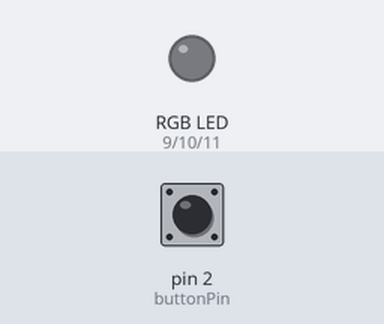
A sketch run on a simulated Arduino Uno, built with avr-gcc and run on an emulated ATmega328P. Parts: an RGB LED mixed from three pins (HIGH = lit). The test bench sets the inputs (shaded band); at power-on: pin 2 (buttonPin) HIGH. Dim RGB values are drawn brighter than linear; random numbers use the default seed unless the sketch sets one.

Above: at 1.2 s.
1.3 s: pin 2 (buttonPin) pulled LOW for 3.2 s
At 5.5 s:
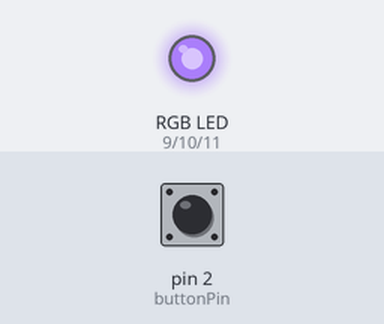
6.0 s: pin 2 (buttonPin) pulled LOW for 0.15 s
At 6.7 s:
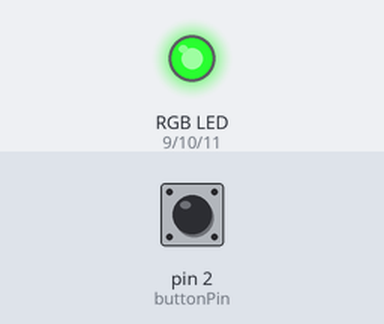
7.6 s: pin 2 (buttonPin) pulled LOW for 1 s
At 9.5 s:
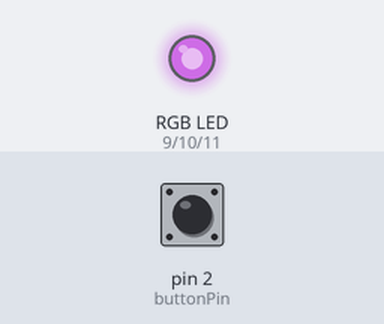
10.1 s: pin 2 (buttonPin) pulled LOW for 0.15 s
At 11.0 s:
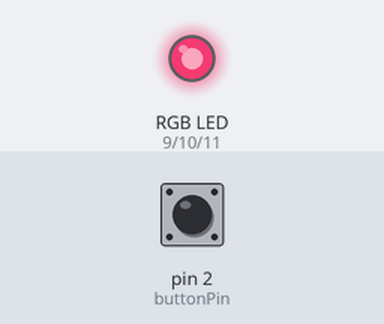
11.7 s: pin 2 (buttonPin) pulled LOW for 0.15 s
At 12.2 s:
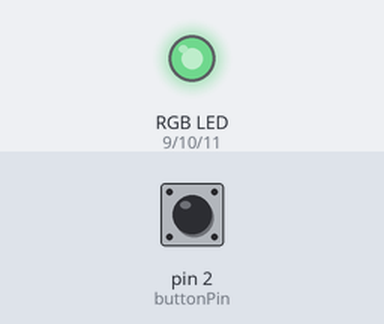
13.3 s: pin 2 (buttonPin) pulled LOW for 1 s
At 15.0 s:
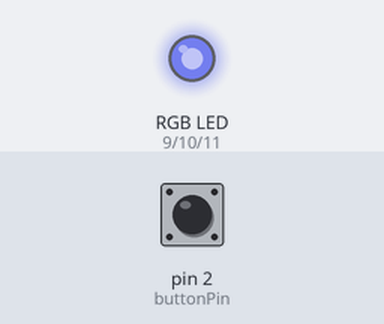
Timing chart, 0 to 16.5 s (numbered marks = the images above; inputs shaded):
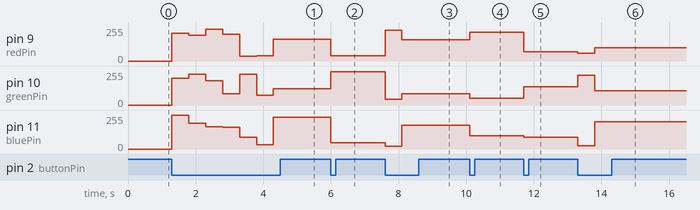

Measured:
- after the input at 6.0 s, pin 9 (redPin): 163/255 → 41/255 at once; pin 10 (greenPin): 121/255 → 251/255 at once; pin 11 (bluePin): 240/255 → 47/255 at once
- after the input at 7.6 s, pin 9 (redPin): 41/255 → 229/255 at once, → 158/255 0.50 s later; pin 10 (greenPin): 251/255 → 43/255 at once, → 83/255 0.50 s later; pin 11 (bluePin): 47/255 → 19/255 at once, → 177/255 0.50 s later
- after the input at 10.1 s, pin 9 (redPin): 158/255 → 217/255 at once; pin 10 (greenPin): 83/255 → 52/255 at once; pin 11 (bluePin): 177/255 → 101/255 at once
- after the input at 11.7 s, pin 9 (redPin): 217/255 → 71/255 at once; pin 10 (greenPin): 52/255 → 138/255 at once; pin 11 (bluePin): 101/255 → 90/255 at once
- after the input at 13.3 s, pin 9 (redPin): 71/255 → 57/255 at once, → 98/255 0.50 s later; pin 10 (greenPin): 138/255 → 224/255 at once, → 107/255 0.50 s later; pin 11 (bluePin): 90/255 → 24/255 at once, → 203/255 0.50 s later

The sketch:

5._RGB_Colour_switcher.ino
```cpp
const int buttonPin = 2;
const int redPin = 9;
const int greenPin = 10;
const int bluePin = 11;

int redValue = 0;
int greenValue = 0;
int blueValue = 0;

void setup() {
  pinMode(buttonPin, INPUT_PULLUP);
  pinMode(redPin, OUTPUT);
  pinMode(greenPin, OUTPUT);
  pinMode(bluePin, OUTPUT);
  randomSeed(analogRead(0));
}

void loop() {
  if (digitalRead(buttonPin) == LOW) {
    redValue = random(255);
    greenValue = random(255);
    blueValue = random(255);
    analogWrite(redPin, redValue);
    analogWrite(greenPin, greenValue);
    analogWrite(bluePin, blueValue);
    delay(500);
  }
}
```
